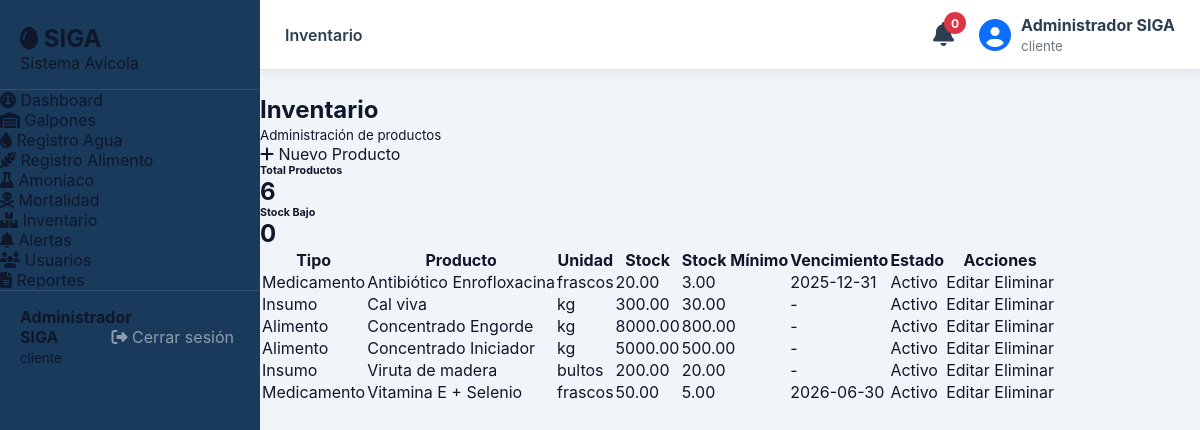
/legacy-php/modules/inventario/index.php (signed in), run on the app's committed database.
### tables this page shows
CREATE TABLE IF NOT EXISTS `inventario` (
  `id`               INT UNSIGNED NOT NULL AUTO_INCREMENT,
  `tipo`             ENUM('alimento','medicamento','insumo') NOT NULL,
  `nombre`           VARCHAR(150) NOT NULL,
  `descripcion`      TEXT,
  `unidad_medida`    VARCHAR(30)  NOT NULL DEFAULT 'kg',
  `stock_actual`     DECIMAL(12,2) NOT NULL DEFAULT 0,
  `stock_minimo`     DECIMAL(12,2) NOT NULL DEFAULT 0,
  `fecha_vencimiento` DATE,
  `activo`           TINYINT(1) NOT NULL DEFAULT 1,
  `created_at`       DATETIME NOT NULL DEFAULT CURRENT_TIMESTAMP,
  PRIMARY KEY (`id`)
);

### legacy-php/modules/inventario/index.php (the view, shortened to what this page needs)
<?php
$db = getDB();
$sql = "SELECT * FROM inventario ORDER BY nombre ASC";
$productos = $db->query($sql)->fetchAll();
$totalProductos = $db->query("SELECT COUNT(*) FROM inventario WHERE activo = 1")->fetchColumn();
$stockBajo = $db->query("SELECT COUNT(*) FROM inventario WHERE stock_actual <= stock_minimo AND activo = 1")->fetchColumn();
include '../../includes/header.php';
?>
<div class="container">
    <div class="d-flex justify-content-between align-items-center mb-4">
        <div>
            <h2>Inventario</h2>
            <small class="text-muted">
                Administración de productos
            </small>
        </div>
        <a href="crear.php" class="btn btn-primary">
            <i class="fas fa-plus"></i>
            Nuevo Producto
        </a>
    </div>
    <div class="row mb-4">
        <div class="col-md-6">
            <div class="card shadow-sm">
                <div class="card-body">
                    <h6>Total Productos</h6>
                    <h2><?= $totalProductos ?></h2>
                </div>
            </div>
        </div>
        <div class="col-md-6">
            <div class="card shadow-sm border-danger">
                <div class="card-body">
                    <h6>Stock Bajo</h6>
                    <h2 class="text-danger">
                        <?= $stockBajo ?>
                    </h2>
                </div>
            </div>
        </div>
    </div>
    <table class="table table-bordered table-hover">
        <thead class="table-dark">
            <tr>
                <th>Tipo</th>
                <th>Producto</th>
                <th>Unidad</th>
                <th>Stock</th>
                <th>Stock Mínimo</th>
                <th>Vencimiento</th>
                <th>Estado</th>
                <th>Acciones</th>
            </tr>
        </thead>
        <tbody>
        <?php foreach($productos as $p): ?>
            <tr>
                <td><?= ucfirst($p['tipo']) ?></td>
                <td><?= htmlspecialchars($p['nombre']) ?></td>
                <td><?= htmlspecialchars($p['unidad_medida']) ?></td>
                <td>
                    <?php if($p['stock_actual'] <= $p['stock_minimo']): ?>
                        <span class="badge bg-danger">
                            <?= $p['stock_actual'] ?>
                        </span>
                    <?php else: ?>
                        <span class="badge bg-success">
                            <?= $p['stock_actual'] ?>
                        </span>
                    <?php endif; ?>
                </td>
                <td><?= $p['stock_minimo'] ?></td>
                <td>
                    <?= $p['fecha_vencimiento'] ?: '-' ?>
                </td>
                <td>
                    <?php if($p['activo']): ?>
                        <span class="badge bg-success">
                            Activo
                        </span>
                    <?php else: ?>
                        <span class="badge bg-secondary">
                            Inactivo
                        </span>
                    <?php endif; ?>
                </td>
                <td>
                    <a href="editar.php?id=<?= $p['id'] ?>" class="btn btn-warning btn-sm">
                        Editar
                    </a>
                    <a href="eliminar.php?id=<?= $p['id'] ?>"
                       class="btn btn-danger btn-sm"
                       onclick="return confirm('¿Desea eliminar este producto?')">
                        Eliminar
                    </a>
                </td>
            </tr>
        <?php endforeach; ?>
        </tbody>
    </table>
</div>
<?php include '../../includes/footer.php'; ?>

### legacy-php/assets/css/siga.css (style rules this page uses)
:root { --siga-blue: #1a3a5c; --siga-blue-mid: #2a5298; --siga-blue-lt: #3d6eb5; --siga-green: #2e7d52; --siga-green-lt: #43a875; --siga-amber: #e67e22; --siga-red: #c0392b; --siga-white: #f8fafc; --siga-gray-50: #f1f5f9; --siga-gray-100: #e2e8f0; --siga-gray-300: #cbd5e1; --siga-gray-500: #64748b; --siga-gray-700: #334155; --siga-gray-900: #0f172a; --sidebar-w: 260px; --topbar-h: 62px; --radius: 12px; --radius-sm: 8px; --shadow: 0 4px 20px rgba(26,58,92,.10); --shadow-sm: 0 2px 8px rgba(26,58,92,.07); --transition: .22s ease; font-family: 'Inter', system-ui, sans-serif; }
*, *::before, *::after { box-sizing: border-box; margin: 0; padding: 0; }
body { background: var(--siga-gray-50); color: var(--siga-gray-900); }
a { text-decoration: none; color: inherit; }

### data on the page
inventario: tipo "Medicamento", nombre "Antibiótico Enrofloxacina", unidad_medida "frascos", stock_actual "20.00", stock_minimo "3.00", fecha_vencimiento "2025-12-31", activo "Activo"
inventario: tipo "Insumo", nombre "Cal viva", unidad_medida "kg", stock_actual "300.00", stock_minimo "30.00", fecha_vencimiento "-", activo "Activo"
inventario: tipo "Alimento", nombre "Concentrado Engorde", unidad_medida "kg", stock_actual "8000.00", stock_minimo "800.00", fecha_vencimiento "-", activo "Activo"
inventario: tipo "Alimento", nombre "Concentrado Iniciador", unidad_medida "kg", stock_actual "5000.00", stock_minimo "500.00", fecha_vencimiento "-", activo "Activo"
inventario: tipo "Insumo", nombre "Viruta de madera", unidad_medida "bultos", stock_actual "200.00", stock_minimo "20.00", fecha_vencimiento "-", activo "Activo"
inventario: tipo "Medicamento", nombre "Vitamina E + Selenio", unidad_medida "frascos", stock_actual "50.00", stock_minimo "5.00", fecha_vencimiento "2026-06-30", activo "Activo"

### other printed values
$nombreUsuario "Administrador SIGA"
$rolUsuario "cliente"
$activePage "Inventario"
$stmt->fetchColumn() "0"
$totalProductos "6"
$stockBajo "0"
